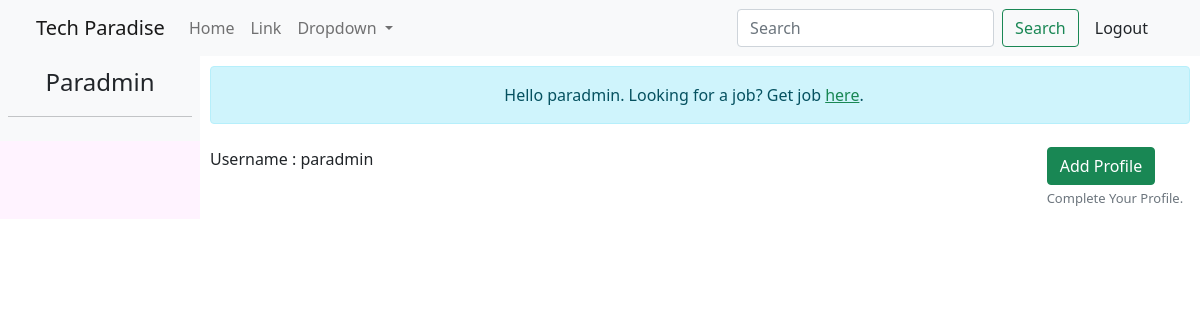
The page /applicant/paradmin/ (signed in) on the database as committed earlier.
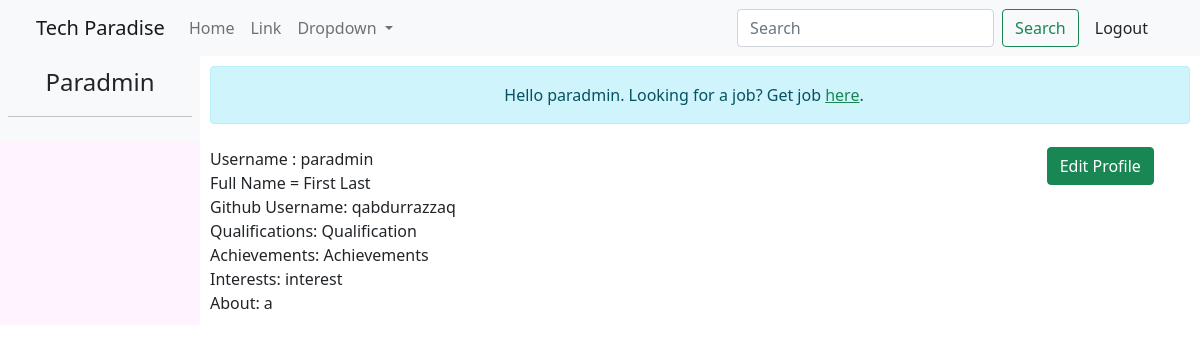
The same page on the database as committed later.
### applicant/models.py (models this page shows, shortened)
class ApplicantDetail(models.Model):
    user = models.ForeignKey(settings.AUTH_USER_MODEL,null=True,blank=True,on_delete=models.CASCADE)
    first_name = models.CharField(max_length=120,null=True,blank=True)
    last_name = models.CharField(max_length=120,null=True,blank=True)
    qualification = models.CharField(max_length=200,null=True,blank=True)
    achievements = models.CharField(max_length=200,null=True,blank=True)
    interest = models.CharField(max_length=200,null=True,blank=True)
    github_username = models.CharField(max_length=200,null=True,blank=True)
    about = models.TextField(max_length=250,null=True,blank=True)
    timestamp = models.DateTimeField(default=timezone.now)
    updated = models.DateTimeField(default=timezone.now)

### applicant/views.py (the view)
# urls.py: re_path(r'^applicant/(?P<user>\w+)/$',applicantviews.applicant_view,name='applicant'),
def applicant_view(request, user):
    request.session['sidebar_view'] = 1
    if request.user.is_authenticated and str(user) == str(request.user):
        try:
            applicant_det = request.session['applicant_det']
        except:
            applicant_det = None
        try:
            applicant_details_user = ApplicantDetail.objects.get_or_create(user=request.user)
        except:
            HttpResponseRedirect(reverse('applicant_login'))
        try:
            applicant_details = ApplicantDetail.objects.get(user=request.user)
        except:
            applicant_details = None
        if applicant_det == 1:
            applicant_details.first_name = request.POST.get('first_name')
            applicant_details.last_name = request.POST.get('last_name')
            applicant_details.qualification = request.POST.get('qualification')
            applicant_details.interest = request.POST.get('interest')
            applicant_details.achievements = request.POST.get('achievements')
            applicant_details.about = request.POST.get('about')
            try:
                applicant_details.github_username = request.POST.get('github_username')
            except:
                applicant_details.github_username = None
            if applicant_details.github_username is not None:
                access_token = settings.GIT_API_TOKEN
                g = Github(access_token)
                try:
                    git_user = g.get_user(applicant_details.github_username)
                except:
                    git_user = None
                    messages.error(request,"Invalid Github Username")
                    return HttpResponseRedirect(reverse('applicant_details',args=[request.user]))
            applicant_details.save()
            context = {'applicant_details':applicant_details}
            request.session['applicant_det'] = 0
        else:
            context = {'applicant_details':applicant_details,'user':user}
        return render(request,"applicant/applicant.html",context)
    elif not request.user.is_authenticated:
        messages.error(request,'You are logged out or not authenticated')
        return HttpResponseRedirect(reverse('applicant_login'))
    elif str(user) != str(request.user):
        messages.error(request,'This username account has been logged out. Try logging again')
        logout(request)
        return HttpResponseRedirect(reverse('applicant_login'))

### templates/applicant/applicant.html (shortened to what this page needs)
{% extends 'base.html' %}
{% block content %}
<div class="col-sm-10" style="padding: 10px;">
<div class="alert alert-info alert-dismissible fade show" role="alert" style="padding-bottom: 0px;margin-bottom: -1px;">
  <p class="messages text-center">
    Hello {{request.user}}. Looking for a job? Get job <a href="#" class="link-success">here</a>.
  </p>
</div>
<br>
<div class="row">
  <div class="col-sm-10">
    Username : {{request.user}} <br>
    {% if applicant_details.first_name is not None %}
    Full Name = {{applicant_details.first_name}} {{applicant_details.last_name}} <br>
    {% if applicant_details.github_username %}
    Github Username: {{applicant_details.github_username}} <br>
    {% endif %}
    {% if applicant_details.qualification %}
    Qualifications: {{applicant_details.qualification}} <br>
    {% endif %}
    {% if applicant_details.achievements %}
    Achievements: {{applicant_details.achievements}} <br>
    {% endif %}
    {% if applicant_details.interest %}
    Interests: {{applicant_details.interest}} <br>
    {% endif %}
    {% if applicant_details.about %}
    About: {{applicant_details.about}}
    {% endif %}
    {% endif %}
  </div>
  <div class="col-sm-2">
    {% if applicant_details.first_name is not None %}
    <a href="{% url 'applicant_details' user %}" class="btn btn-success">Edit Profile</a>
    {% else %}
    <a href="{% url 'applicant_details' user %}" class="btn btn-success">Add Profile</a> <br>
    <small style="text-align: right; font-size: small" class="text-muted">Complete Your Profile.</small>
    {% endif %}
  </div>
</div>
</div>
{% endblock %}

### templates/base.html (shortened to what this page needs)
{% load static %}
<!DOCTYPE html>
<html lang="en">
<head>
    <link rel="stylesheet" href="{% static 'css/bootstrap.min.css' %}">
</head>
<body>
    <div class="container-fluid">
        <div class="row">
            {% include 'navbar.html' %}
            {% if request.user.is_authenticated %}
            {% if request.session.sidebar_view == 1 %}
            <div class="col-sm-2" style="padding: 0; background-color: rgb(300, 243, 300);">
              {% include 'sidebar.html' %}
            </div>
            {% endif %}
            {% endif %}
            {% block content %}
            {% endblock %}
        </div>
    </div>
</body>
</html>

### templates/navbar.html (shortened to what this page needs)
<nav class="navbar navbar-expand-lg navbar-light bg-light">
  <div class="container-fluid">
    <a class="navbar-brand" href="{% url 'homepage' %}">Tech Paradise</a>
    <div class="collapse navbar-collapse" id="navbarSupportedContent">
      <ul class="navbar-nav me-auto mb-2 mb-lg-0">
        {% if request.user.is_authenticated %}
        <li class="nav-item">
          <a class="nav-link" href="{% url 'applicant' user %}">Home</a>
        </li>
        {% endif %}
        <li class="nav-item">
          <a class="nav-link" href="#">Link</a>
        </li>
        <li class="nav-item dropdown">
          <a class="nav-link dropdown-toggle" href="#" id="navbarDropdown" role="button" data-bs-toggle="dropdown" aria-expanded="false">
            Dropdown
          </a>
        </li>
      </ul>
      <form class="d-flex">
        <input class="form-control me-2" type="search" placeholder="Search" aria-label="Search">
        <button class="btn btn-outline-success" type="submit">Search</button>
      </form>
      {% if request.user.is_authenticated %}
      <a class="nav-link link-dark" href="{% url 'session_logout' %}" onclick="signOut();">Logout</a>
      {% endif %}
    </div>
  </div>
</nav>

### templates/sidebar.html (shortened to what this page needs)
{% if request.user.is_authenticated %}
      <div class="d-flex flex-column p-2 bg-light" id="sidebarCollapse">
        <a href="{% url 'applicant' user %}" class="link-dark text-decoration-none text-center">
          <span class="fs-4">{{request.user|capfirst}}</span>
        </a>
        <hr>
    </div>
{% endif %}

Rows that differ between the two databases and show on the page:
now on this page (row edited): ApplicantDetail: first_name "First", last_name "Last", github_username "qabdurrazzaq", qualification "Qualification", achievements "Achievements", interest "interest", about "a"
changed ApplicantDetail: first_name empty → "First" (drawn)
Other text that changed with them:
text no longer shown: "Add Profile Complete Your Profile."
text now shown: "Full Name = Github Username: Qualifications: Achievements: Interests: About: Edit Profile"
